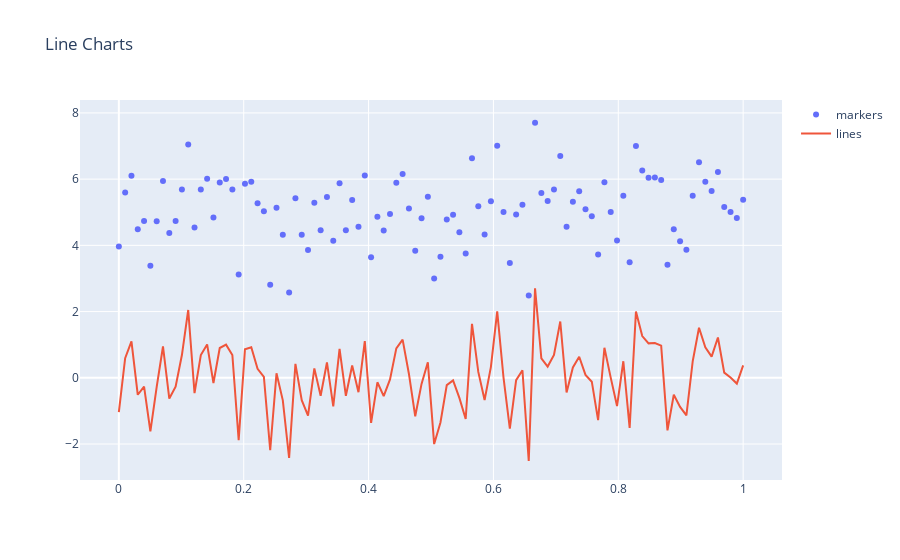

Notebook code cell kept with this figure:
### Code cell
trace0 = go.Scatter(x=x_values, y=y_values + 5, mode="markers", name="markers")
trace1 = go.Scatter(x=x_values, y=y_values, mode="lines", name="lines")

fig = go.Figure(data=[trace0, trace1], layout=layout)
pyo.iplot(fig)
